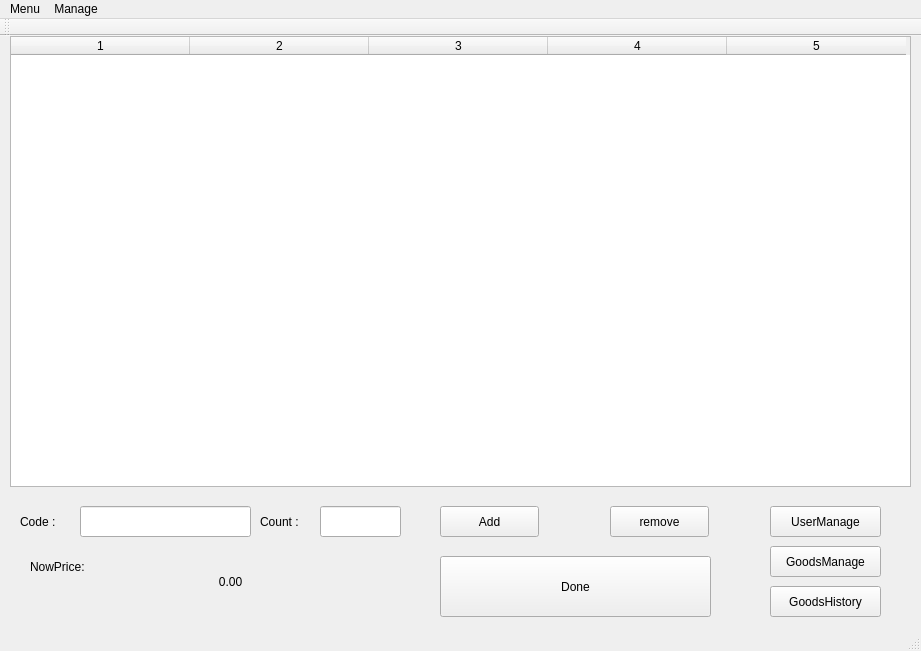
<?xml version="1.0" encoding="UTF-8"?>
<ui version="4.0">
 <class>MainWindow</class>
 <widget class="QMainWindow" name="MainWindow">
  <property name="geometry">
   <rect>
    <x>0</x>
    <y>0</y>
    <width>921</width>
    <height>651</height>
   </rect>
  </property>
  <property name="windowTitle">
   <string>MarketMaster</string>
  </property>
  <property name="windowIcon">
   <iconset resource="logo.qrc">
    <normaloff>:/logo/logo</normaloff>:/logo/logo</iconset>
  </property>
  <widget class="QWidget" name="centralWidget">
   <widget class="QPushButton" name="u1">
    <property name="geometry">
     <rect>
      <x>770</x>
      <y>470</y>
      <width>111</width>
      <height>31</height>
     </rect>
    </property>
    <property name="text">
     <string>UserManage</string>
    </property>
   </widget>
   <widget class="QPushButton" name="g1">
    <property name="geometry">
     <rect>
      <x>770</x>
      <y>510</y>
      <width>111</width>
      <height>31</height>
     </rect>
    </property>
    <property name="text">
     <string>GoodsManage</string>
    </property>
   </widget>
   <widget class="QLineEdit" name="code_l">
    <property name="geometry">
     <rect>
      <x>80</x>
      <y>470</y>
      <width>171</width>
      <height>31</height>
     </rect>
    </property>
   </widget>
   <widget class="QLineEdit" name="count_l">
    <property name="geometry">
     <rect>
      <x>320</x>
      <y>470</y>
      <width>81</width>
      <height>31</height>
     </rect>
    </property>
   </widget>
   <widget class="QPushButton" name="search_b">
    <property name="geometry">
     <rect>
      <x>440</x>
      <y>470</y>
      <width>99</width>
      <height>31</height>
     </rect>
    </property>
    <property name="text">
     <string>Add</string>
    </property>
   </widget>
   <widget class="QPushButton" name="remove_b">
    <property name="geometry">
     <rect>
      <x>610</x>
      <y>470</y>
      <width>99</width>
      <height>31</height>
     </rect>
    </property>
    <property name="text">
     <string>remove</string>
    </property>
   </widget>
   <widget class="QTableWidget" name="table_g">
    <property name="geometry">
     <rect>
      <x>10</x>
      <y>0</y>
      <width>901</width>
      <height>451</height>
     </rect>
    </property>
    <property name="rowCount">
     <number>0</number>
    </property>
    <property name="columnCount">
     <number>5</number>
    </property>
    <attribute name="horizontalHeaderDefaultSectionSize">
     <number>179</number>
    </attribute>
    <column/>
    <column/>
    <column/>
    <column/>
    <column/>
   </widget>
   <widget class="QLabel" name="label">
    <property name="geometry">
     <rect>
      <x>20</x>
      <y>470</y>
      <width>51</width>
      <height>31</height>
     </rect>
    </property>
    <property name="text">
     <string>Code :</string>
    </property>
   </widget>
   <widget class="QLabel" name="label_2">
    <property name="geometry">
     <rect>
      <x>260</x>
      <y>470</y>
      <width>61</width>
      <height>31</height>
     </rect>
    </property>
    <property name="text">
     <string>Count :</string>
    </property>
   </widget>
   <widget class="QLabel" name="label_3">
    <property name="geometry">
     <rect>
      <x>30</x>
      <y>510</y>
      <width>101</width>
      <height>41</height>
     </rect>
    </property>
    <property name="text">
     <string>NowPrice:</string>
    </property>
   </widget>
   <widget class="QPushButton" name="done_b">
    <property name="geometry">
     <rect>
      <x>440</x>
      <y>520</y>
      <width>271</width>
      <height>61</height>
     </rect>
    </property>
    <property name="text">
     <string>Done</string>
    </property>
   </widget>
   <widget class="QLabel" name="label_p">
    <property name="geometry">
     <rect>
      <x>120</x>
      <y>520</y>
      <width>221</width>
      <height>51</height>
     </rect>
    </property>
    <property name="text">
     <string>0.00</string>
    </property>
    <property name="alignment">
     <set>Qt::AlignCenter</set>
    </property>
    <property name="wordWrap">
     <bool>false</bool>
    </property>
   </widget>
   <widget class="QPushButton" name="gh_p">
    <property name="geometry">
     <rect>
      <x>770</x>
      <y>550</y>
      <width>111</width>
      <height>31</height>
     </rect>
    </property>
    <property name="text">
     <string>GoodsHistory</string>
    </property>
   </widget>
  </widget>
  <widget class="QMenuBar" name="menuBar">
   <property name="geometry">
    <rect>
     <x>0</x>
     <y>0</y>
     <width>921</width>
     <height>28</height>
    </rect>
   </property>
   <widget class="QMenu" name="manage">
    <property name="title">
     <string>Manage</string>
    </property>
    <addaction name="actionUserManage"/>
    <addaction name="actionGoodsManage"/>
    <addaction name="actionGoodsHistory"/>
   </widget>
   <widget class="QMenu" name="menu">
    <property name="title">
     <string>Menu</string>
    </property>
    <addaction name="actionClear"/>
    <addaction name="actionExit"/>
   </widget>
   <addaction name="menu"/>
   <addaction name="manage"/>
  </widget>
  <widget class="QToolBar" name="mainToolBar">
   <attribute name="toolBarArea">
    <enum>TopToolBarArea</enum>
   </attribute>
   <attribute name="toolBarBreak">
    <bool>false</bool>
   </attribute>
  </widget>
  <widget class="QStatusBar" name="statusBar"/>
  <action name="actionUserManage">
   <property name="text">
    <string>UserManage</string>
   </property>
  </action>
  <action name="actionGoodsManage">
   <property name="text">
    <string>GoodsManage</string>
   </property>
  </action>
  <action name="actionClear">
   <property name="text">
    <string>clear</string>
   </property>
  </action>
  <action name="actionExit">
   <property name="text">
    <string>exit</string>
   </property>
  </action>
  <action name="actionGoodsHistory">
   <property name="text">
    <string>GoodsHistory</string>
   </property>
  </action>
 </widget>
 <layoutdefault spacing="6" margin="11"/>
 <resources>
  <include location="logo.qrc"/>
 </resources>
 <connections/>
</ui>
